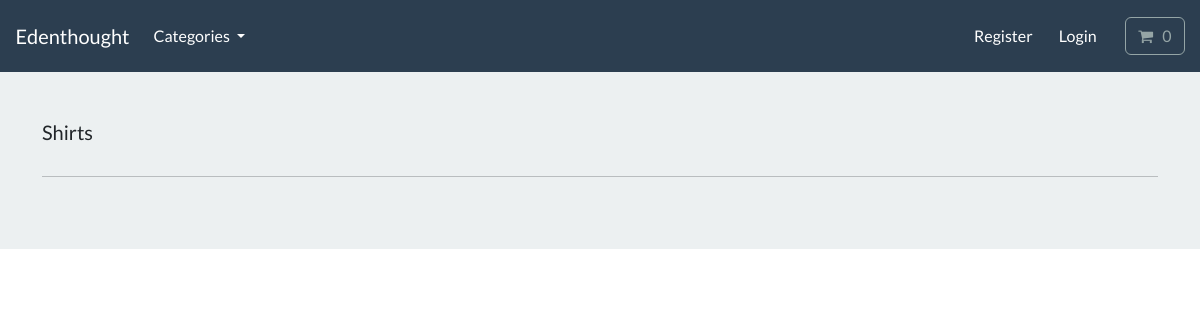
Page /search/shirts/ on the earlier database version.
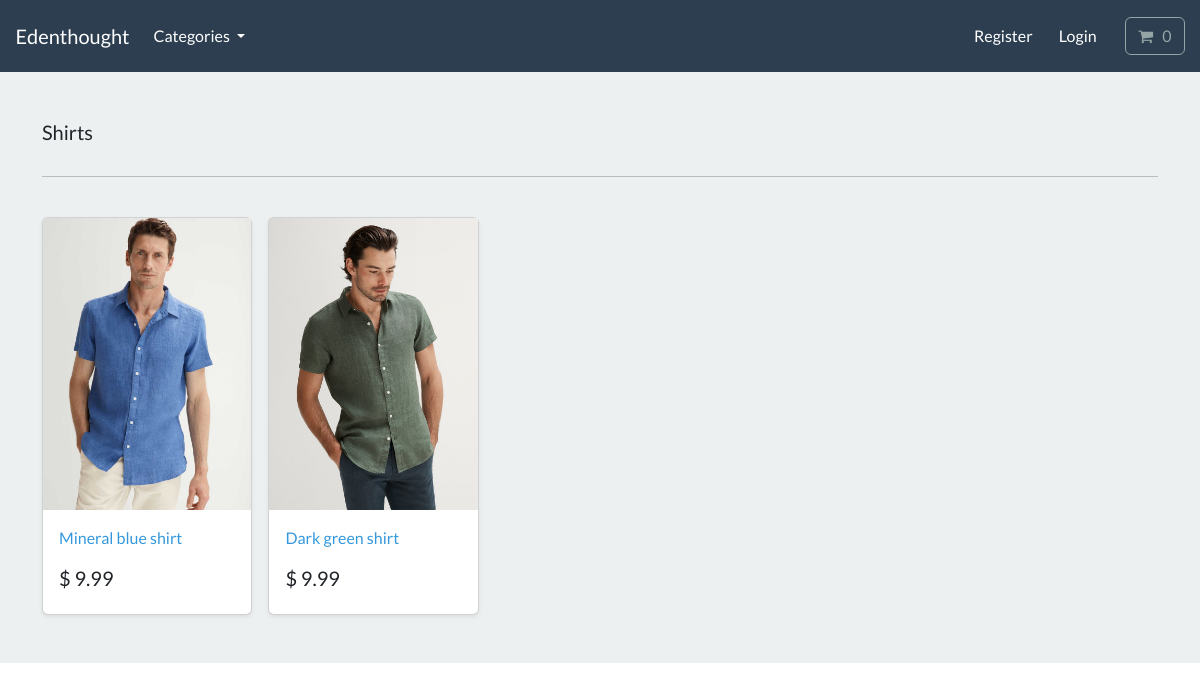
Same page on the later database version.
### store/models.py (models this page shows, shortened)
class Category(models.Model):
    name = models.CharField(max_length=250, db_index=True)
    slug = models.SlugField(max_length=250, unique=True)
    class Meta:
        verbose_name_plural = 'categories'
    def get_absolute_url(self):
        return reverse("list-category", args=[self.slug])

class Product(models.Model):
    category = models.ForeignKey(Category, related_name='products', on_delete=models.CASCADE, null=True)
    title = models.CharField(max_length=250)
    brand = models.CharField(max_length=250, default='un-branded')
    description = models.TextField(blank=True)
    slug = models.SlugField(max_length=255)
    price = models.DecimalField(max_digits=4, decimal_places=2)
    image = models.ImageField(upload_to='images/')
    class Meta:
        verbose_name_plural = 'products'
    def get_absolute_url(self):
        return reverse("product-info", args=[self.slug])

### store/views.py (the view)
# urls.py: path('search/<slug:category_slug>/', views.list_category, name='list-category'),
def list_category(request, category_slug=None):
    category = get_object_or_404(Category, slug=category_slug)
    products = Product.objects.filter(category=category)
    return render(request, 'store/list-category.html', {'category': category, 'products': products})

### cart/cart.py (called while the page is built)
    def __len__(self):
        return sum(item['qty'] for item in self.cart.values())

### cart/context_processors.py (called while the page is built)
def cart(request):
    return {'cart': Cart(request)}

### store/views.py (called while the page is built)
def categories(request):
    all_categories = Category.objects.all()
    return {'all_categories': all_categories}

### store/templates/store/list-category.html
{% extends "./base.html" %} {% load static %} {% block content %}
<main>
  <div class="album py-5 bg-light">
    <div class="container">
      <div class="pb-3 h5">{{category.name | capfirst}}</div>
      <hr />
      <br />
      <div class="row row-cols-1 row-cols-sm-2 row-cols-md-5 g-3">
        {% for product in products%}
        <div class="col">
          <div class="card shadow-sm">
            <img
              class="img-fluid"
              alt="Responsive image"
              src="{{product.image.url}}"
            />
            <div class="card-body">
              <p class="card-text">
                <a
                  class="text-info text-decoration-none"
                  href="{{product.get_absolute_url}}"
                >
                  {{product.title | capfirst}}
                </a>
              </p>
              <div class="d-flex justify-content-between align-items-center">
                <h5>$ {{product.price}}</h5>
              </div>
            </div>
          </div>
        </div>
        {% endfor %}
      </div>
    </div>
  </div>
</main>
{% endblock %}

Differences in the rows shown:
added Product: image (picture), title "Mineral blue shirt", price "9.99"
added Product: image (picture), title "Dark green shirt", price "9.99"
